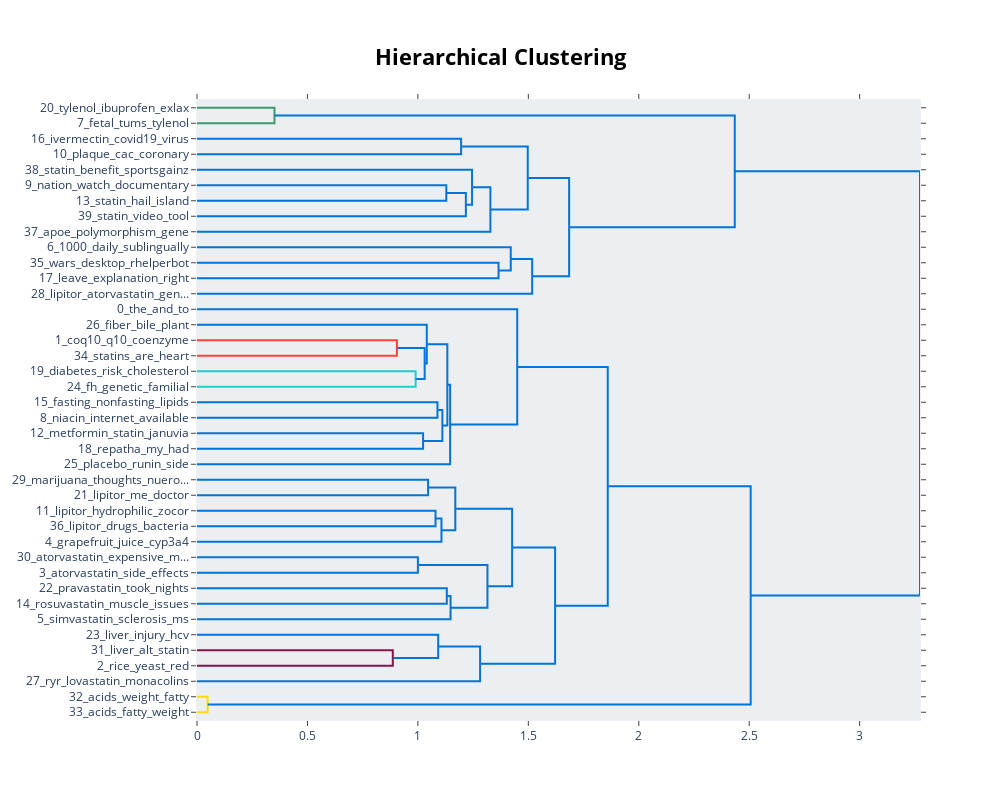

The code cell stored with this chart in its notebook:
### Code cell
topic_model.visualize_hierarchy()

### Figure 1 — Plotly figure (JSON) as saved in the notebook; plotly's stock layout.template omitted (floating-point values rounded to 4 significant figures)
{"data": [{"hoverinfo": "text", "marker": {"color": "rgb(61,153,112)"}, "mode": "lines", "type": "scatter", "x": [0, 0.3508, 0.3508, 0], "xaxis": "x", "y": [-5, -5, -15, -15], "yaxis": "y"}, {"hoverinfo": "text", "marker": {"color": "rgb(0,116,217)"}, "mode": "lines", "type": "scatter", "x": [0, 1.196, 1.196, 0], "xaxis": "x", "y": [-25, -25, -35, -35], "yaxis": "y"}, {"hoverinfo": "text", "marker": {"color": "rgb(0,116,217)"}, "mode": "lines", "type": "scatter", "x": [0, 1.129, 1.129, 0], "xaxis": "x", "y": [-55, -55, -65, -65], "yaxis": "y"}, {"hoverinfo": "text", "marker": {"color": "rgb(0,116,217)"}, "mode": "lines", "type": "scatter", "x": [1.129, 1.217, 1.217, 0], "xaxis": "x", "y": [-60, -60, -75, -75], "yaxis": "y"}, {"hoverinfo": "text", "marker": {"color": "rgb(0,116,217)"}, "mode": "lines", "type": "scatter", "x": [0, 1.245, 1.245, 1.217], "xaxis": "x", "y": [-45, -45, -67.5, -67.5], "yaxis": "y"}, {"hoverinfo": "text", "marker": {"color": "rgb(0,116,217)"}, "mode": "lines", "type": "scatter", "x": [1.245, 1.328, 1.328, 0], "xaxis": "x", "y": [-56.25, -56.25, -85, -85], "yaxis": "y"}, {"hoverinfo": "text", "marker": {"color": "rgb(0,116,217)"}, "mode": "lines", "type": "scatter", "x": [1.196, 1.497, 1.497, 1.328], "xaxis": "x", "y": [-30, -30, -70.62, -70.62], "yaxis": "y"}, {"hoverinfo": "text", "marker": {"color": "rgb(0,116,217)"}, "mode": "lines", "type": "scatter", "x": [0, 1.365, 1.365, 0], "xaxis": "x", "y": [-105, -105, -115, -115], "yaxis": "y"}, {"hoverinfo": "text", "marker": {"color": "rgb(0,116,217)"}, "mode": "lines", "type": "scatter", "x": [0, 1.42, 1.42, 1.365], "xaxis": "x", "y": [-95, -95, -110, -110], "yaxis": "y"}, {"hoverinfo": "text", "marker": {"color": "rgb(0,116,217)"}, "mode": "lines", "type": "scatter", "x": [1.42, 1.517, 1.517, 0], "xaxis": "x", "y": [-102.5, -102.5, -125, -125], "yaxis": "y"}, {"hoverinfo": "text", "marker": {"color": "rgb(0,116,217)"}, "mode": "lines", "type": "scatter", "x": [1.497, 1.685, 1.685, 1.517], "xaxis": "x", "y": [-50.31, -50.31, -113.8, -113.8], "yaxis": "y"}, {"hoverinfo": "text", "marker": {"color": "rgb(0,116,217)"}, "mode": "lines", "type": "scatter", "x": [0.3508, 2.434, 2.434, 1.685], "xaxis": "x", "y": [-10, -10, -82.03, -82.03], "yaxis": "y"}, {"hoverinfo": "text", "marker": {"color": "rgb(255,65,54)"}, "mode": "lines", "type": "scatter", "x": [0, 0.9049, 0.9049, 0], "xaxis": "x", "y": [-155, -155, -165, -165], "yaxis": "y"}, {"hoverinfo": "text", "marker": {"color": "rgb(35,205,205)"}, "mode": "lines", "type": "scatter", "x": [0, 0.9898, 0.9898, 0], "xaxis": "x", "y": [-175, -175, -185, -185], "yaxis": "y"}, {"hoverinfo": "text", "marker": {"color": "rgb(0,116,217)"}, "mode": "lines", "type": "scatter", "x": [0.9049, 1.031, 1.031, 0.9898], "xaxis": "x", "y": [-160, -160, -180, -180], "yaxis": "y"}, {"hoverinfo": "text", "marker": {"color": "rgb(0,116,217)"}, "mode": "lines", "type": "scatter", "x": [0, 1.04, 1.04, 1.031], "xaxis": "x", "y": [-145, -145, -170, -170], "yaxis": "y"}, {"hoverinfo": "text", "marker": {"color": "rgb(0,116,217)"}, "mode": "lines", "type": "scatter", "x": [0, 1.089, 1.089, 0], "xaxis": "x", "y": [-195, -195, -205, -205], "yaxis": "y"}, {"hoverinfo": "text", "marker": {"color": "rgb(0,116,217)"}, "mode": "lines", "type": "scatter", "x": [0, 1.023, 1.023, 0], "xaxis": "x", "y": [-215, -215, -225, -225], "yaxis": "y"}, {"hoverinfo": "text", "marker": {"color": "rgb(0,116,217)"}, "mode": "lines", "type": "scatter", "x": [1.089, 1.111, 1.111, 1.023], "xaxis": "x", "y": [-200, -200, -220, -220], "yaxis": "y"}, {"hoverinfo": "text", "marker": {"color": "rgb(0,116,217)"}, "mode": "lines", "type": "scatter", "x": [1.04, 1.133, 1.133, 1.111], "xaxis": "x", "y": [-157.5, -157.5, -210, -210], "yaxis": "y"}, {"hoverinfo": "text", "marker": {"color": "rgb(0,116,217)"}, "mode": "lines", "type": "scatter", "x": [1.133, 1.146, 1.146, 0], "xaxis": "x", "y": [-183.8, -183.8, -235, -235], "yaxis": "y"}, {"hoverinfo": "text", "marker": {"color": "rgb(0,116,217)"}, "mode": "lines", "type": "scatter", "x": [0, 1.45, 1.45, 1.146], "xaxis": "x", "y": [-135, -135, -209.4, -209.4], "yaxis": "y"}, {"hoverinfo": "text", "marker": {"color": "rgb(0,116,217)"}, "mode": "lines", "type": "scatter", "x": [0, 1.046, 1.046, 0], "xaxis": "x", "y": [-245, -245, -255, -255], "yaxis": "y"}, {"hoverinfo": "text", "marker": {"color": "rgb(0,116,217)"}, "mode": "lines", "type": "scatter", "x": [0, 1.08, 1.08, 0], "xaxis": "x", "y": [-265, -265, -275, -275], "yaxis": "y"}, {"hoverinfo": "text", "marker": {"color": "rgb(0,116,217)"}, "mode": "lines", "type": "scatter", "x": [1.08, 1.107, 1.107, 0], "xaxis": "x", "y": [-270, -270, -285, -285], "yaxis": "y"}, {"hoverinfo": "text", "marker": {"color": "rgb(0,116,217)"}, "mode": "lines", "type": "scatter", "x": [1.046, 1.169, 1.169, 1.107], "xaxis": "x", "y": [-250, -250, -277.5, -277.5], "yaxis": "y"}, {"hoverinfo": "text", "marker": {"color": "rgb(0,116,217)"}, "mode": "lines", "type": "scatter", "x": [0, 1.0, 1.0, 0], "xaxis": "x", "y": [-295, -295, -305, -305], "yaxis": "y"}, {"hoverinfo": "text", "marker": {"color": "rgb(0,116,217)"}, "mode": "lines", "type": "scatter", "x": [0, 1.131, 1.131, 0], "xaxis": "x", "y": [-315, -315, -325, -325], "yaxis": "y"}, {"hoverinfo": "text", "marker": {"color": "rgb(0,116,217)"}, "mode": "lines", "type": "scatter", "x": [1.131, 1.148, 1.148, 0], "xaxis": "x", "y": [-320, -320, -335, -335], "yaxis": "y"}, {"hoverinfo": "text", "marker": {"color": "rgb(0,116,217)"}, "mode": "lines", "type": "scatter", "x": [1.0, 1.315, 1.315, 1.148], "xaxis": "x", "y": [-300, -300, -327.5, -327.5], "yaxis": "y"}, {"hoverinfo": "text", "marker": {"color": "rgb(0,116,217)"}, "mode": "lines", "type": "scatter", "x": [1.169, 1.427, 1.427, 1.315], "xaxis": "x", "y": [-263.8, -263.8, -313.8, -313.8], "yaxis": "y"}, {"hoverinfo": "text", "marker": {"color": "rgb(133,20,75)"}, "mode": "lines", "type": "scatter", "x": [0, 0.8864, 0.8864, 0], "xaxis": "x", "y": [-355, -355, -365, -365], "yaxis": "y"}, {"hoverinfo": "text", "marker": {"color": "rgb(0,116,217)"}, "mode": "lines", "type": "scatter", "x": [0, 1.092, 1.092, 0.8864], "xaxis": "x", "y": [-345, -345, -360, -360], "yaxis": "y"}, {"hoverinfo": "text", "marker": {"color": "rgb(0,116,217)"}, "mode": "lines", "type": "scatter", "x": [1.092, 1.282, 1.282, 0], "xaxis": "x", "y": [-352.5, -352.5, -375, -375], "yaxis": "y"}, {"hoverinfo": "text", "marker": {"color": "rgb(0,116,217)"}, "mode": "lines", "type": "scatter", "x": [1.427, 1.621, 1.621, 1.282], "xaxis": "x", "y": [-288.8, -288.8, -363.8, -363.8], "yaxis": "y"}, {"hoverinfo": "text", "marker": {"color": "rgb(0,116,217)"}, "mode": "lines", "type": "scatter", "x": [1.45, 1.86, 1.86, 1.621], "xaxis": "x", "y": [-172.2, -172.2, -326.2, -326.2], "yaxis": "y"}, {"hoverinfo": "text", "marker": {"color": "rgb(255,220,0)"}, "mode": "lines", "type": "scatter", "x": [0, 0.04816, 0.04816, 0], "xaxis": "x", "y": [-385, -385, -395, -395], "yaxis": "y"}, {"hoverinfo": "text", "marker": {"color": "rgb(0,116,217)"}, "mode": "lines", "type": "scatter", "x": [1.86, 2.507, 2.507, 0.04816], "xaxis": "x", "y": [-249.2, -249.2, -390, -390], "yaxis": "y"}, {"hoverinfo": "text", "marker": {"color": "rgb(0,116,217)"}, "mode": "lines", "type": "scatter", "x": [2.434, 3.273, 3.273, 2.507], "xaxis": "x", "y": [-46.02, -46.02, -319.6, -319.6], "yaxis": "y"}], "layout": {"autosize": false, "height": 800, "hoverlabel": {"bgcolor": "white", "font": {"family": "Rockwell", "size": 16}}, "hovermode": "closest", "plot_bgcolor": "#ECEFF1", "showlegend": false, "title": {"font": {"color": "Black", "size": 22}, "text": "<b>Hierarchical Clustering", "x": 0.5, "xanchor": "center", "yanchor": "top"}, "width": 1000, "xaxis": {"autorange": true, "mirror": "allticks", "range": [0, 3.273], "rangemode": "tozero", "showgrid": false, "showline": true, "showticklabels": true, "ticks": "outside", "type": "linear", "zeroline": false}, "yaxis": {"mirror": "allticks", "range": [-400, 0], "rangemode": "tozero", "showgrid": false, "showline": true, "showticklabels": true, "tickmode": "array", "ticks": "outside", "ticktext": ["20_tylenol_ibuprofen_exlax", "7_fetal_tums_tylenol", "16_ivermectin_covid19_virus", "10_plaque_cac_coronary", "38_statin_benefit_sportsgainz", "9_nation_watch_documentary", "13_statin_hail_island", "39_statin_video_tool", "37_apoe_polymorphism_gene", "6_1000_daily_sublingually", "35_wars_desktop_rhelperbot", "17_leave_explanation_right", "28_lipitor_atorvastatin_gen...", "0_the_and_to", "26_fiber_bile_plant", "1_coq10_q10_coenzyme", "34_statins_are_heart", "19_diabetes_risk_cholesterol", "24_fh_genetic_familial", "15_fasting_nonfasting_lipids", "8_niacin_internet_available", "12_metformin_statin_januvia", "18_repatha_my_had", "25_placebo_runin_side", "29_marijuana_thoughts_nuero...", "21_lipitor_me_doctor", "11_lipitor_hydrophilic_zocor", "36_lipitor_drugs_bacteria", "4_grapefruit_juice_cyp3a4", "30_atorvastatin_expensive_m...", "3_atorvastatin_side_effects", "22_pravastatin_took_nights", "14_rosuvastatin_muscle_issues", "5_simvastatin_sclerosis_ms", "23_liver_injury_hcv", "31_liver_alt_statin", "2_rice_yeast_red", "27_ryr_lovastatin_monacolins", "32_acids_weight_fatty", "33_acids_fatty_weight"], "tickvals": [-5, -15, -25, -35, -45, -55, -65, -75, -85, -95, -105, -115, -125, -135, -145, -155, -165, -175, -185, -195, -205, -215, -225, -235, -245, -255, -265, -275, -285, -295, -305, -315, -325, -335, -345, -355, -365, -375, -385, -395], "type": "linear", "zeroline": false}}}
